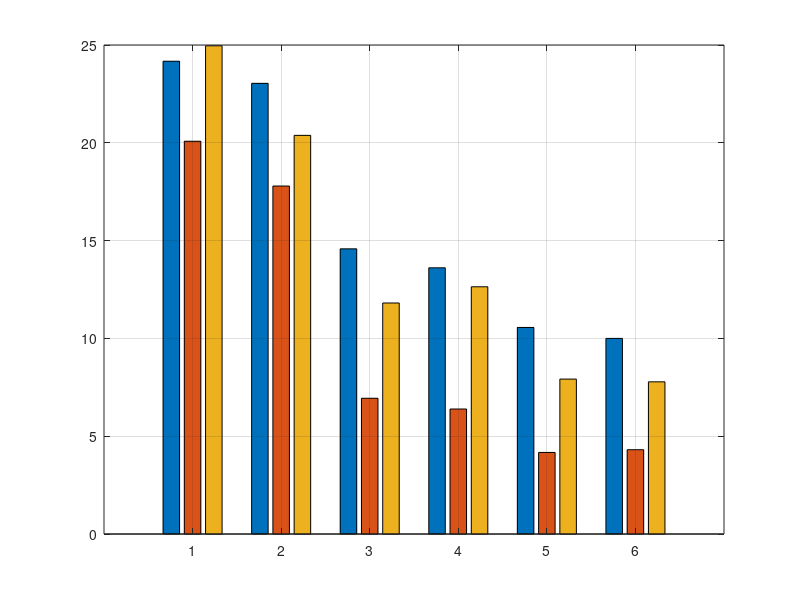

Recreate this plot in MATLAB. (Note: this script raises an error after producing the figure.)
clear all
close all
clc

results =...
   [24.17, 20.08, 24.96;
    23.04, 17.79, 20.38;
    14.58,  6.94, 11.81;
    13.61,  6.39, 12.64;
    10.56,  4.17,  7.92;
    10.00,  4.31,  7.78];

classifiers = {'Template (Binary)','Template (Harmonic)',...
    'GMM','SVM (linear)','SVM (poly,3)','SVM (RBF)'};
leg = {'CLP','CENS','CRP'};

figure
b = bar(results); grid on
b(2).FaceColor = 'g';
b(3).FaceColor = 'r';
set(gca,'XTickLabels',classifiers)
set(gca,'XTickLabelRotation',20)
legend(leg)
ylabel('Error Rate')
title('Single Chord Experiment Results')